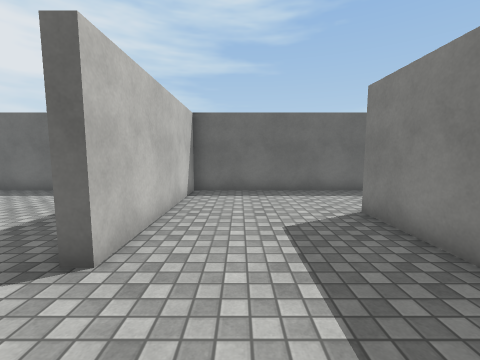
view 1 (above)

16 first-person views from a walk through a scene from a Unity 3-D project. The camera is 1.4 m above the floor, tilts 6° down and sees 90° across. The floor is counted in squares, 1 m on a side. Each view is taken from the middle of a square. On the plan, view 1 faces up. The plan holds only what a view shows up to about 13 squares ahead; the rest is blank. The place goes on beyond the plan. Surface patterns are stand-ins for the level's own textures.

view 2
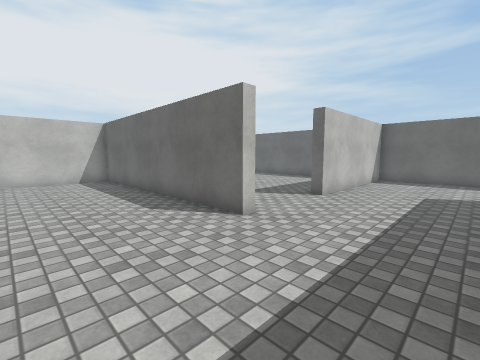

view 3
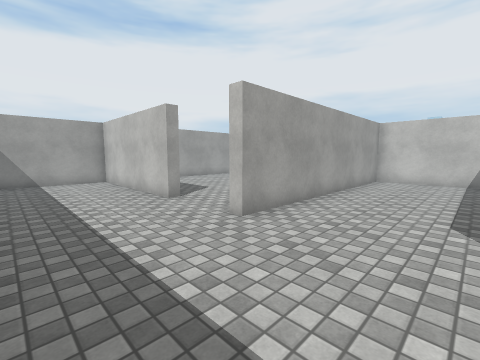

view 4
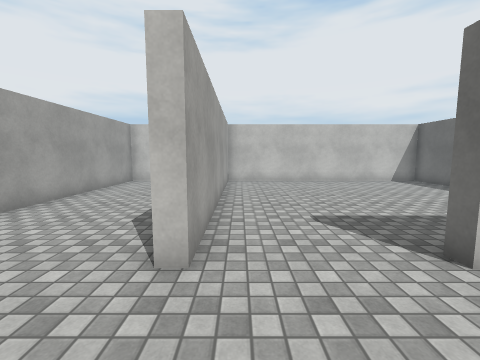

view 5
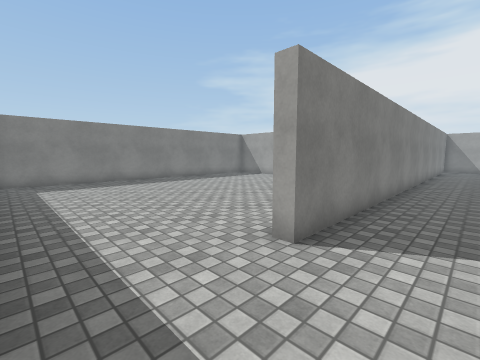

view 6
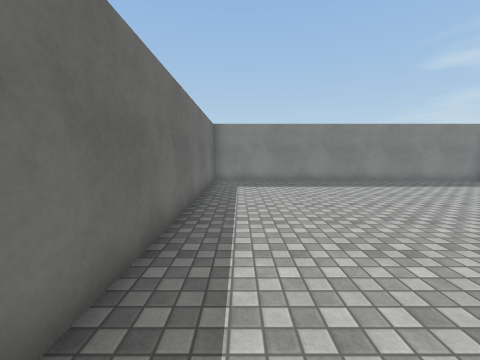

view 7
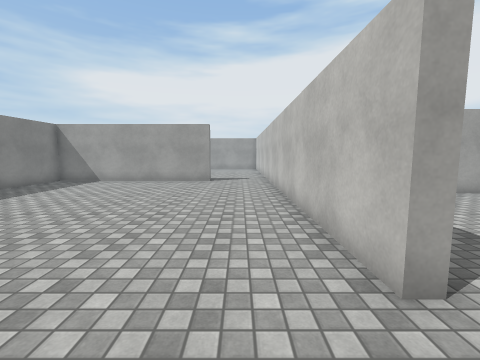

view 8
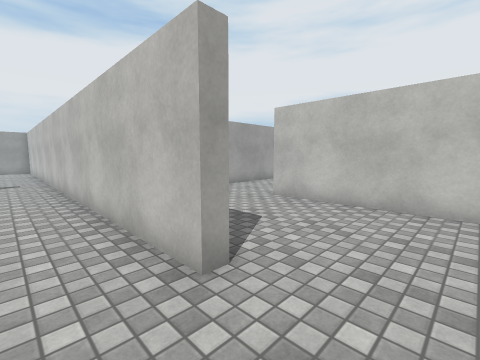

view 9
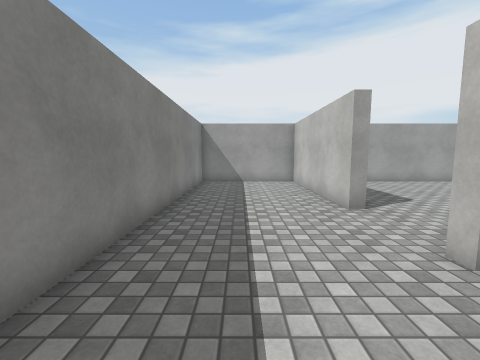

view 10
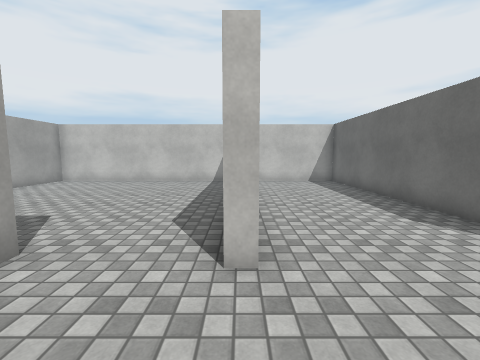

view 11
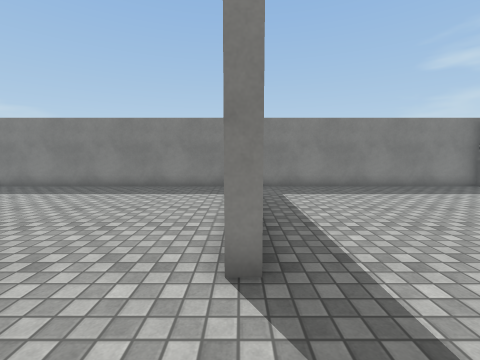

view 12
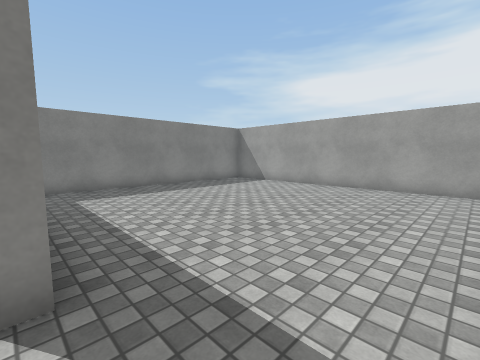

view 13
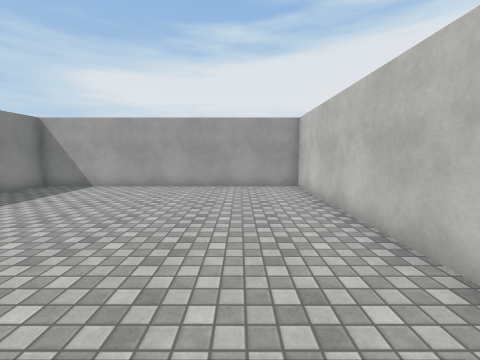

view 14
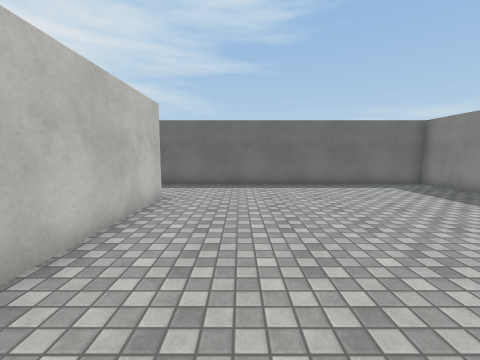

view 15
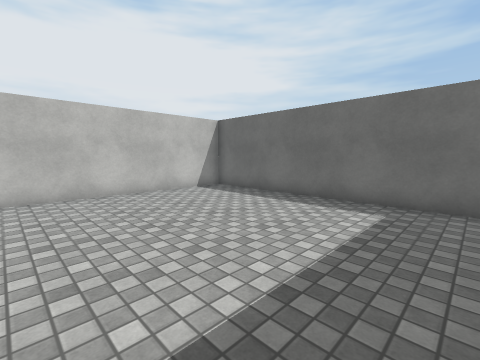

view 16
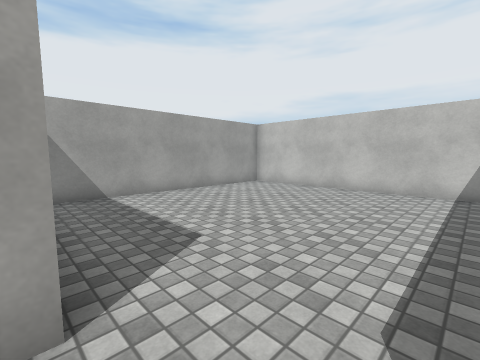

### Floor plan
Ten units are one square. View 1 is at (0, 0); x grows to the right and y downward. Boxes are objects, and circles mark ways between rooms. Rooms are numbered by the first view taken in them; rooms with no view inside come last. Other rooms are left out.
<svg viewBox="-124 -99 276 259">
<path fill="none" stroke="#000" d="M66 48 147 48 147 -94 -18 -94 -18 -29M-18 6 -18 11 -119 11 -119 58 -18 58 -18 62M-18 91 -18 155 30 155 30 -58 34 -58 34 36M66 54 66 48M34 36 34 155 147 155 147 60M-18 -29 -22 -29M-29 -94 -119 -94 -119 6 -18 6M-24 91 -18 91M-119 69 -119 155 -30 155"/>
<circle cx="50" cy="43" r="3" fill="#2a7"/>
<circle cx="-20" cy="-10" r="3" fill="#2a7"/>
<circle cx="-20" cy="80" r="3" fill="#2a7"/>
<text x="40" y="0">1</text>
<text x="90" y="100">2</text>
<text x="-70" y="-40">3</text>
<text x="-70" y="110">4</text>
</svg>
Room 1 opens to room 2. Room 1 opens to room 3. Room 1 opens to room 4.

Where each view was taken, in squares from view 1:
view 1: 0 up, 0 right, facing up
view 2: 5 down, 2 right, facing up-left
view 3: 2 down, 2 right, facing down-left
view 4: 0 up, 1 right, facing left
view 5: 9 up, 1 right, facing down-right
view 6: 8 up, 2 right, facing right
view 7: 8 up, 5 right, facing down
view 8: 8 up, 5 right, facing down-left
view 9: 3 down, 1 right, facing down
view 10: 6 down, 1 right, facing left
view 11: 5 down, 4 right, facing right
view 12: 5 down, 4 right, facing down-right
view 13: 5 down, 6 right, facing down
view 14: 2 down, 6 right, facing up
view 15: 2 up, 3 left, facing up-left
view 16: 7 down, 2 left, facing down-left
